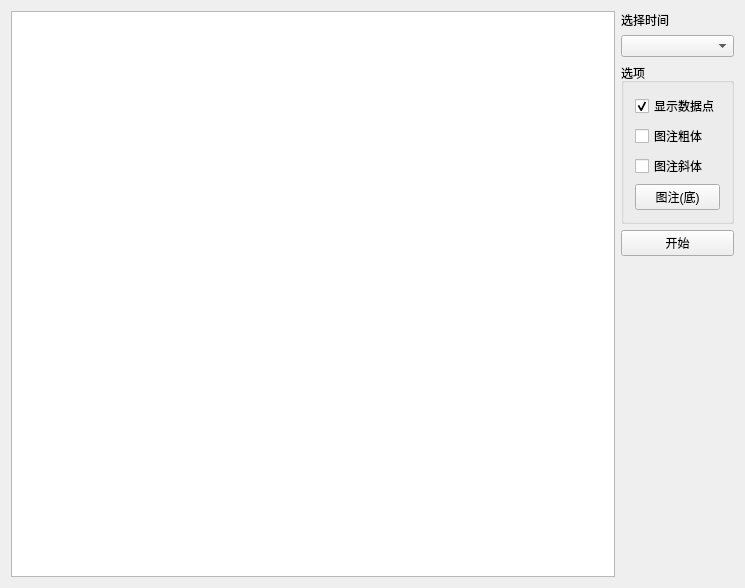
<?xml version="1.0" encoding="UTF-8"?>
<ui version="4.0">
 <class>mainWidget</class>
 <widget class="QWidget" name="mainWidget">
  <property name="geometry">
   <rect>
    <x>0</x>
    <y>0</y>
    <width>745</width>
    <height>588</height>
   </rect>
  </property>
  <property name="windowTitle">
   <string>实验三 网络数据获取与显示</string>
  </property>
  <layout class="QHBoxLayout" name="horizontalLayout">
   <item>
    <widget class="QtCharts::QChartView" name="chartview"/>
   </item>
   <item>
    <layout class="QVBoxLayout" name="verticalLayout">
     <item>
      <widget class="QLabel" name="label">
       <property name="text">
        <string>选择时间</string>
       </property>
      </widget>
     </item>
     <item>
      <widget class="QComboBox" name="comboMonth"/>
     </item>
     <item>
      <widget class="QGroupBox" name="groupBox">
       <property name="title">
        <string>选项</string>
       </property>
       <layout class="QVBoxLayout" name="verticalLayout_2">
        <item>
         <widget class="QCheckBox" name="cbShowPoint">
          <property name="text">
           <string>显示数据点</string>
          </property>
          <property name="checked">
           <bool>true</bool>
          </property>
         </widget>
        </item>
        <item>
         <widget class="QCheckBox" name="cbLegendBold">
          <property name="text">
           <string>图注粗体</string>
          </property>
         </widget>
        </item>
        <item>
         <widget class="QCheckBox" name="cbLegendItalic">
          <property name="text">
           <string>图注斜体</string>
          </property>
         </widget>
        </item>
        <item>
         <widget class="QPushButton" name="btnLegendAlign">
          <property name="text">
           <string>图注(底)</string>
          </property>
         </widget>
        </item>
       </layout>
      </widget>
     </item>
     <item>
      <widget class="QPushButton" name="btnStart">
       <property name="sizePolicy">
        <sizepolicy hsizetype="Preferred" vsizetype="Fixed">
         <horstretch>0</horstretch>
         <verstretch>0</verstretch>
        </sizepolicy>
       </property>
       <property name="text">
        <string>开始</string>
       </property>
      </widget>
     </item>
     <item>
      <spacer name="verticalSpacer">
       <property name="orientation">
        <enum>Qt::Vertical</enum>
       </property>
       <property name="sizeHint" stdset="0">
        <size>
         <width>20</width>
         <height>40</height>
        </size>
       </property>
      </spacer>
     </item>
    </layout>
   </item>
  </layout>
 </widget>
 <layoutdefault spacing="6" margin="11"/>
 <customwidgets>
  <customwidget>
   <class>QtCharts::QChartView</class>
   <extends>QGraphicsView</extends>
   <header location="global">QtCharts/QChartView&gt;
#include &lt;QtCharts/chartsnamespace.h</header>
  </customwidget>
 </customwidgets>
 <resources/>
 <connections/>
</ui>
